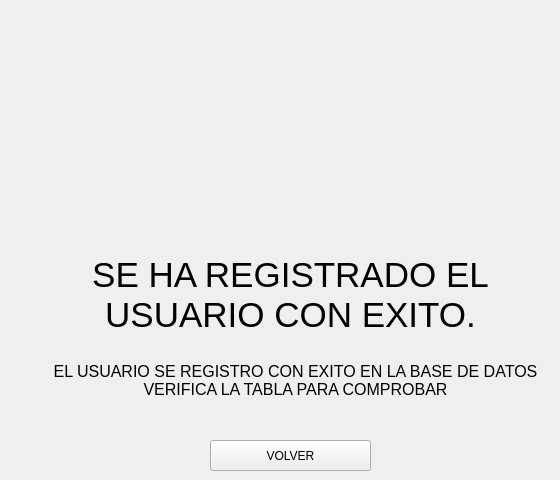
            <widget class="QWidget" name="form_completo">
             <widget class="QLabel" name="label_27">
              <property name="geometry">
               <rect>
                <x>50</x>
                <y>220</y>
                <width>481</width>
                <height>151</height>
               </rect>
              </property>
              <property name="styleSheet">
               <string notr="true">font-size:35px;
font: 25 pt&quot;MS Shell Dlg 2&quot;;</string>
              </property>
              <property name="text">
               <string>&lt;html&gt;&lt;head/&gt;&lt;body&gt;&lt;p align=&quot;center&quot;&gt;&lt;span style=&quot; font-size:26pt;&quot;&gt;SE HA REGISTRADO EL&lt;br/&gt;USUARIO CON EXITO.&lt;/span&gt;&lt;/p&gt;&lt;/body&gt;&lt;/html&gt;</string>
              </property>
             </widget>
             <widget class="QLabel" name="label_28">
              <property name="geometry">
               <rect>
                <x>40</x>
                <y>350</y>
                <width>511</width>
                <height>61</height>
               </rect>
              </property>
              <property name="styleSheet">
               <string notr="true">font-size:20px;
font: 20 pt&quot;MS Shell Dlg 2&quot;;
color:black;</string>
              </property>
              <property name="text">
               <string>&lt;html&gt;&lt;head/&gt;&lt;body&gt;&lt;p align=&quot;center&quot;&gt;&lt;span style=&quot; font-size:12pt;&quot;&gt;EL USUARIO SE REGISTRO CON EXITO EN LA BASE DE DATOS&lt;br/&gt;VERIFICA LA TABLA PARA COMPROBAR&lt;/span&gt;&lt;/p&gt;&lt;/body&gt;&lt;/html&gt;</string>
              </property>
              <property name="alignment">
               <set>Qt::AlignCenter</set>
              </property>
             </widget>
             <widget class="QPushButton" name="pushButton_6">
              <property name="geometry">
               <rect>
                <x>210</x>
                <y>440</y>
                <width>161</width>
                <height>31</height>
               </rect>
              </property>
              <property name="cursor">
               <cursorShape>PointingHandCursor</cursorShape>
              </property>
              <property name="text">
               <string>VOLVER</string>
              </property>
             </widget>
            </widget>
